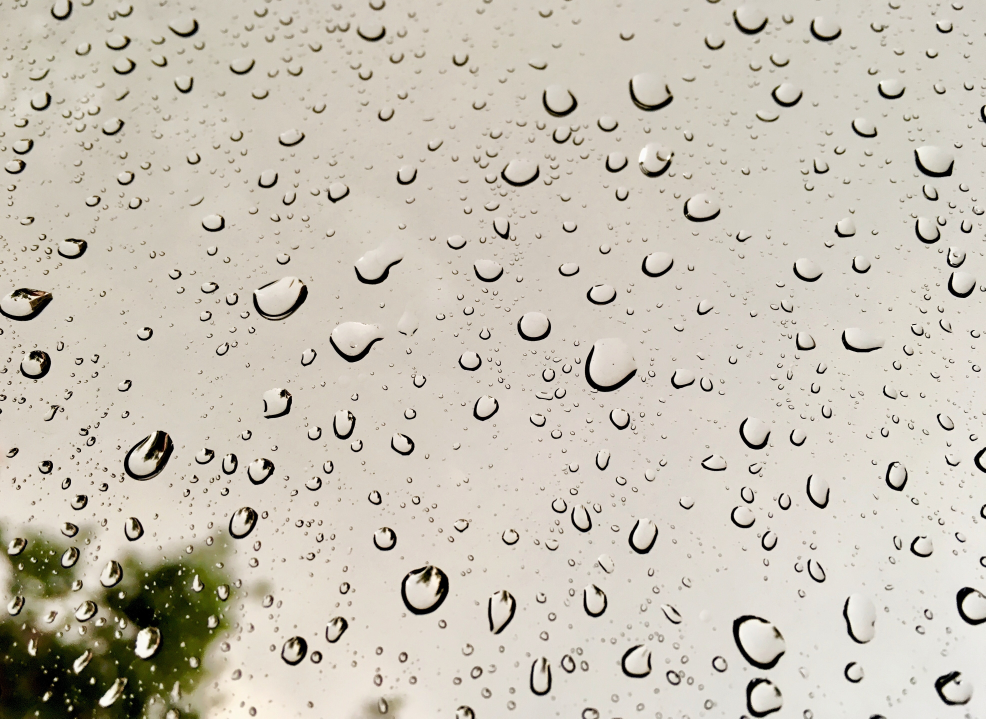
#> input picture test1.jpg, 3942 x 2874 px (shown at 1/4 size)
$ python raindrop_detection.py --image test1.jpg   (older library calls are emulated)
#> lines starting #> are read from the running program, lines starting #| are printed output that depends on the picture; after the words box and inside, x2 and y2 are one past the last pixel; in counts of white or black regions, pixels touching at a corner belong together
import cv2
import numpy as np
import argparse
import statistics as st
import os
import timeit

ap = argparse.ArgumentParser()
ap.add_argument("-i", "--image", required=True, help=" input image")
args = vars(ap.parse_args())

if not(os.path.isdir('./rain_detection')):
    os.mkdir("./rain_detection")

if not(os.path.isdir('./binary_mask')):
    os.mkdir("./binary_mask")
base = os.path.basename(args["image"])
file_name = os.path.splitext(base)[0]


start = timeit.default_timer()


def mask( img_path ) :

#> called with img_path = 'test1.jpg'
    image = cv2.imread(img_path)
#> image is the input picture: shape (2874, 3942, 3); mean B, G, R 181.7, 194.3, 200.5
    image = cv2.resize(image, (640,380))
#> image: shape (380, 640, 3)


    result = image.copy()
    gray = cv2.cvtColor(image, cv2.COLOR_BGR2GRAY)
    thresh = cv2.threshold(gray, 0, 255, cv2.THRESH_BINARY_INV + cv2.THRESH_OTSU)[1]
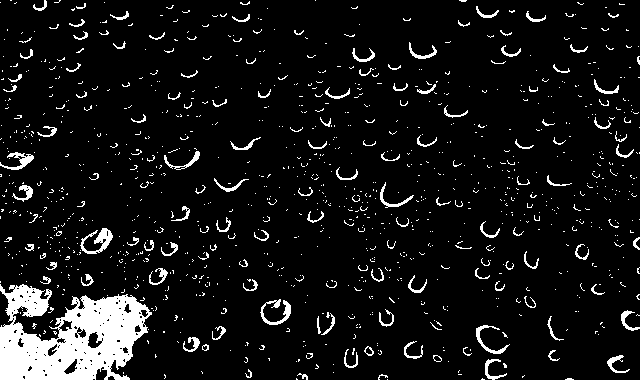
#> thresh: shape (380, 640); 8.1% white; 1075 white regions (950 under 20 px), largest, box (x1, y1, x2, y2) and area: (0, 284, 152, 380) 9120, (80, 228, 113, 254) 343, (260, 299, 291, 325) 283
    thresh1 = cv2.threshold(gray, 0, 255, cv2.THRESH_OTSU)[1]
    kernel = cv2.getStructuringElement(cv2.MORPH_RECT, (3,3))
    dilate = cv2.dilate(thresh, kernel, iterations=1)
#> dilate: shape (380, 640); 17.6% white; 731 white regions (344 under 20 px), largest, box (x1, y1, x2, y2) and area: (0, 280, 158, 380) 10943, (72, 227, 114, 256) 636, (259, 298, 292, 326) 517
    dilate1 = cv2.dilate(thresh1, kernel, iterations=1)
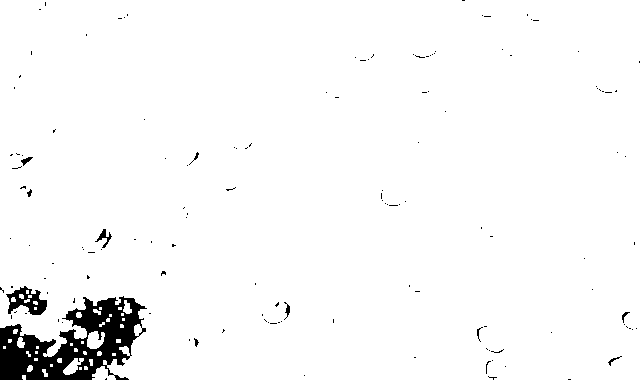
#> dilate1: shape (380, 640); 96.9% white; 139 black regions (128 under 20 px)

    cnts = cv2.findContours(dilate, cv2.RETR_EXTERNAL, cv2.CHAIN_APPROX_SIMPLE)
#> cnts = 731 contours, 446 with area under 20; largest, box (x1, y1, x2, y2) and area: (0, 280, 158, 380) 10760, (72, 227, 114, 256) 692, (259, 298, 292, 326) 692, (0, 147, 36, 171) 366, (475, 324, 511, 355) 362
    cnts1 = cv2.findContours(dilate1, cv2.RETR_EXTERNAL, cv2.CHAIN_APPROX_SIMPLE)
#> cnts1 = 37 contours, 30 with area under 20; largest, box (x1, y1, x2, y2) and area: (0, 0, 640, 380) 234616, (87, 331, 105, 349) 202, (63, 358, 84, 375) 150, (123, 300, 132, 314) 62, (17, 337, 25, 348) 50, (27, 365, 33, 372) 24, (76, 312, 82, 318) 22
    cnts = cnts[0] if len(cnts) == 2 else cnts[1]
    cnts1 = cnts1[0] if len(cnts1) == 2 else cnts1[1]

    ROI_num = 0

    L = []
    L1 = []
    for c in cnts :
        x,y,w,h = cv2.boundingRect(c)
        a = h * w
        L.append(a)
#> this loop made 731 passes
#> (x, y, w, h, a) on passes 1 to 3: (564, 377, 11, 3, 33), (521, 374, 5, 5, 25), (377, 373, 12, 7, 84)
#> after the loop, L = 731 values, max 15800 at index 101, min 6 at index 255, mean 95.08

    m = st.median(L)
#> m = 25

    maximum = max(L)
#> maximum = 15800
    index = L.index(maximum)
#> index = 101

    while m*100 < maximum :
        del cnts[index]
        del L[index]
        maximum = max(L)
        index = L.index(maximum)
#> this loop made 1 pass
#> (maximum, index) on pass 1: (1218, 230)


    for c in cnts1 :
        x,y,w,h = cv2.boundingRect(c)
        a = h * w
        L1.append(a)
#> this loop made 37 passes
#> (x, y, w, h, a) on passes 1, 2, 4, 5, 7, 8, 9, 12, 13, 15, 16, 22: (22, 375, 4, 5, 20), (42, 369, 6, 8, 48), (84, 366, 4, 4, 16), (27, 365, 6, 7, 42), (89, 359, 4, 7, 28), (63, 358, 21, 17, 357), (57, 358, 5, 5, 25), (97, 351, 5, 5, 25), (83, 351, 4, 4, 16), (26, 351, 5, 6, 30), (74, 348, 4, 4, 16), (8, 339, 4, 4, 16)
#> (c, x, y, w, h, a) on passes 3, 6, 10, 11, 14, 17: ([[79, 367], [79, 369], [81, 369], [81, 367]], 79, 367, 3, 3, 9), ([[50, 364], [50, 366], [52, 366], [52, 364]], 50, 364, 3, 3, 9), ([[34, 358], [34, 360], [37, 360], [37, 358]], 34, 358, 4, 3, 12), ([[112, 353], [112, 355], [115, 355], [115, 353]], 112, 353, 4, 3, 12), ([[35, 351], [35, 353], [37, 353], [37, 351]], 35, 351, 3, 3, 9), ([[36, 346], [36, 348], [38, 348], [38, 346]], 36, 346, 3, 3, 9)
#> after the loop, L1 = 37 values, max 243200 at index 36, min 9 at index 2, mean 6613.6

    m1 = st.median(L1)
#> m1 = 16

    maximum1 = max(L1)
#> maximum1 = 243200
    index1 = L1.index(maximum1)
#> index1 = 36

    while m1*100 < maximum1 :
        del cnts1[index1]
        del L1[index1]
        maximum1 = max(L1)
        index1 = L1.index(maximum1)
#> this loop made 1 pass
#> (maximum1, index1) on pass 1: (357, 7)


    mask = np.zeros([380,640])

    for c in cnts1:
        x,y,w,h = cv2.boundingRect(c)
        ROI = image[y:y+h, x:x+w]
        mask[y:y+h, x:x+w] = 255
        value = cv2.Laplacian(ROI, cv2.CV_64F).var()
        cv2.rectangle(result, (x, y), (x + w, y + h), (36,255,12), 2)
        #cv2.putText(result, "{0:.2f}".format(value), (x,y - 5), cv2.FONT_HERSHEY_SIMPLEX, 0.6, (36,255,12), 2)
        #cv2.imshow("ROI_{}".format(ROI_num), ROI)
        ROI_num += 1
#> this loop made 36 passes
#> (x, y, w, h, value) on passes 1, 2, 4, 5, 7, 8, 9, 12, 13, 15, 16, 22: (22, 375, 4, 5, 36310.3), (42, 369, 6, 8, 27874.8), (84, 366, 4, 4, 45054.9), (27, 365, 6, 7, 19986), (89, 359, 4, 7, 28517.5), (63, 358, 21, 17, 13479.4), (57, 358, 5, 5, 35247), (97, 351, 5, 5, 27153), (83, 351, 4, 4, 29665.4), (26, 351, 5, 6, 23826), (74, 348, 4, 4, 51552.6), (8, 339, 4, 4, 27700)
#> (c, x, y, w, h, value) on passes 3, 6, 10, 11, 14, 17: ([[79, 367], [79, 369], [81, 369], [81, 367]], 79, 367, 3, 3, 47221.7), ([[50, 364], [50, 366], [52, 366], [52, 364]], 50, 364, 3, 3, 23738.9), ([[34, 358], [34, 360], [37, 360], [37, 358]], 34, 358, 4, 3, 60691.4), ([[112, 353], [112, 355], [115, 355], [115, 353]], 112, 353, 4, 3, 23599), ([[35, 351], [35, 353], [37, 353], [37, 351]], 35, 351, 3, 3, 28115.2), ([[36, 346], [36, 348], [38, 348], [38, 346]], 36, 346, 3, 3, 48321.6)
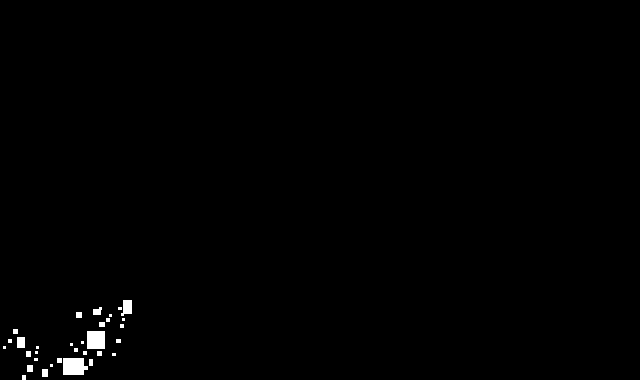
#> mask: shape (380, 640) float64; 0.61% white; 32 white regions (16 under 20 px), largest, box (x1, y1, x2, y2) and area: (63, 358, 88, 375) 373, (87, 331, 105, 349) 324, (121, 300, 132, 316) 134
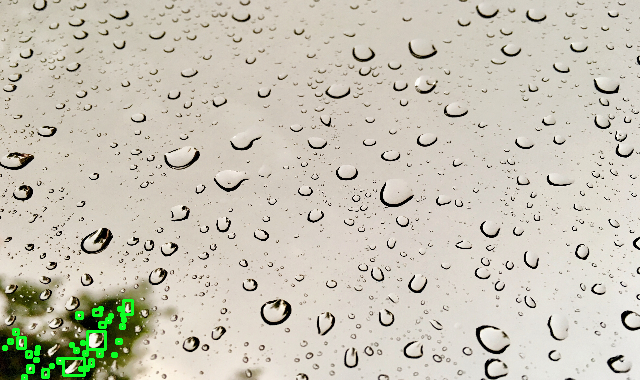
#> result: shape (380, 640, 3); mean B, G, R 181.8, 195.9, 200.1

        #print('ROI_Number: {}, Value: {}'.format(ROI_num, value))

    for c in cnts:
        x,y,w,h = cv2.boundingRect(c)
        ROI = image[y:y+h, x:x+w]
        mask[y:y+h, x:x+w] = 255
        value = cv2.Laplacian(ROI, cv2.CV_64F).var()
        cv2.rectangle(result, (x, y), (x + w, y + h), (36,255,12), 2)
        #cv2.putText(result, "{0:.2f}".format(value), (x,y - 5), cv2.FONT_HERSHEY_SIMPLEX, 0.6, (36,255,12), 2)
        #cv2.imshow("ROI_{}".format(ROI_num), ROI)
        ROI_num += 1
#> this loop made 730 passes
#> c on passes 6, 10, 12: [[332, 371], [332, 373], [334, 373], [334, 371]], [[332, 363], [332, 365], [334, 365], [334, 363]], [[447, 360], [447, 362], [449, 362], [449, 360]]
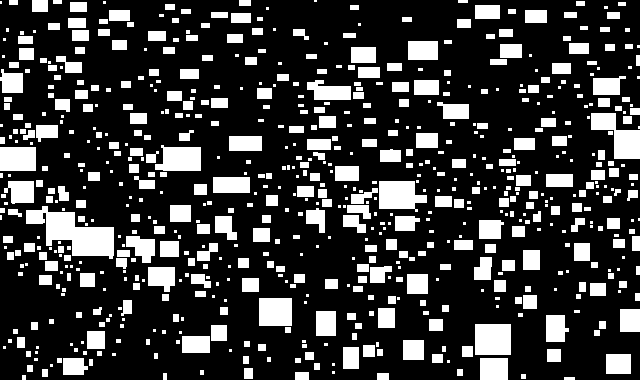
#> mask: shape (380, 640) float64; 22.6% white; 702 white regions (288 under 20 px), largest, box (x1, y1, x2, y2) and area: (26, 206, 114, 259) 2322, (591, 113, 640, 159) 1179, (475, 324, 511, 355) 1116
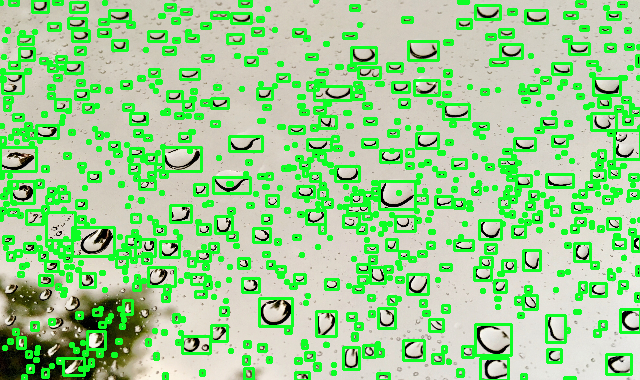
#> result: shape (380, 640, 3); mean B, G, R 146.7, 208.2, 155.3

        #print('ROI_Number: {}, Value: {}'.format(ROI_num, value))

    cv2.imwrite('mask.png',mask)


    mask1 = cv2.imread('mask.png')
    mask1 = cv2.cvtColor(mask1, cv2.COLOR_BGR2GRAY)
    res = cv2.bitwise_and(dilate1,dilate1,mask = dilate)
#> res: shape (380, 640); 14.4% white; 774 white regions (372 under 20 px), largest, box (x1, y1, x2, y2) and area: (0, 280, 158, 380) 2974, (72, 227, 114, 256) 525, (259, 298, 292, 326) 448
    res1 = cv2.bitwise_and(res,res,mask = mask1)
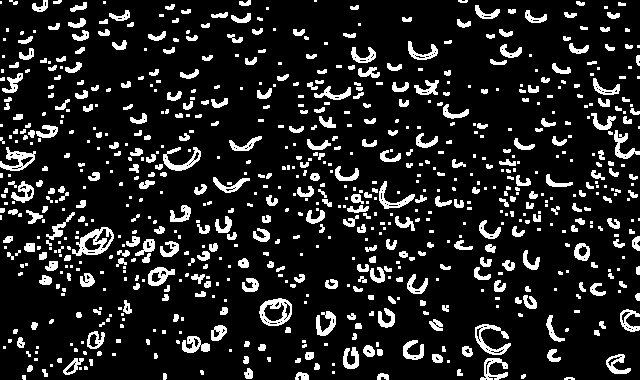
#> res1: shape (380, 640); 13.2% white; 766 white regions (367 under 20 px), largest, box (x1, y1, x2, y2) and area: (72, 227, 114, 256) 525, (259, 298, 292, 326) 448, (475, 324, 511, 355) 396
    # [5 lines of commented-out code are left out]
    cv2.imwrite('./binary_mask/mask_'+base, res1)
    cv2.imwrite('./rain_detection/out_'+base, result)
    #cv2.waitKey(0)
    os.remove('mask.png')


mask(args["image"])
stop = timeit.default_timer()
print('Time: ', stop - start)
